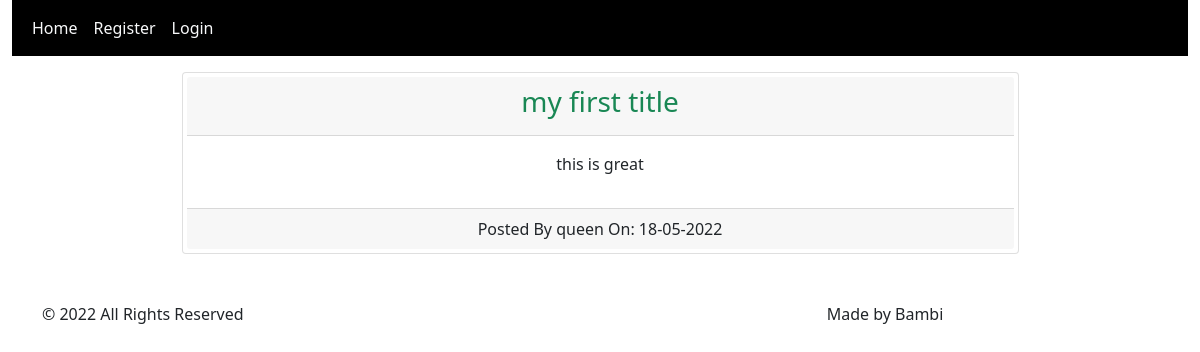
The app's page /home, older data.
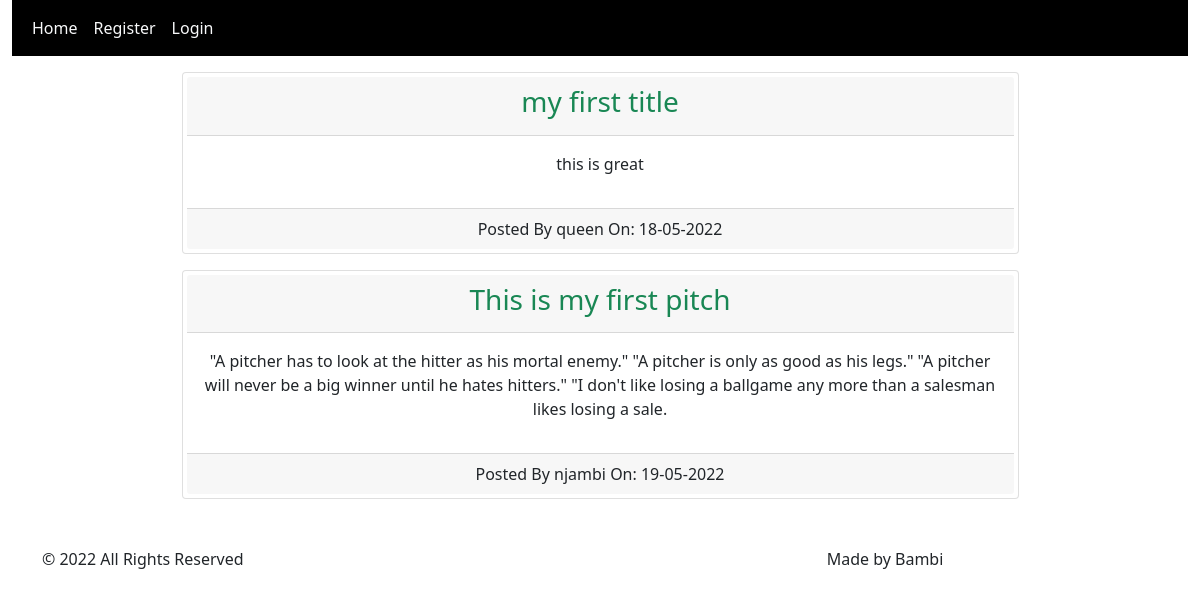
The same page, newer data.
### mypitches/models.py (models this page shows, shortened)
class Post(db.Model):
    __tablename__ = 'post'
    id = db.Column(db.Integer,primary_key = True)
    title = db.Column(db.String(100))
    date_posted = db.Column(db.DateTime, default = datetime.utcnow)
    content = db.Column(db.Text)
    user_id = db.Column(db.Integer,db.ForeignKey('user.id'))

class User(db.Model, UserMixin):
    __tablename__ = 'user'
    id = db.Column(db.Integer,primary_key = True)
    username = db.Column(db.String(20),unique = True)
    email = db.Column(db.String(100),unique = True)
    profile_pic_path = db.Column(db.String(20),default='default.jpg')
    password = db.Column(db.String(50))
    posts = db.relationship('Post',backref = 'author',lazy = True)

### mypitches/routes.py (the view)
@app.route("/")
@app.route("/home")
def home():
    posts = Post.query.all()
    return render_template('home.html', posts=posts)

### mypitches/templates/home.html
{% extends "base.html" %}
{% block content %}
    {% for post in posts %}
    <div class="mt-3 ">
        <div class="card w-75 p-1 text-dark m-auto d-flex justify-content-center">
            <div class="card-header">
                <h3><a class="text-success text-decoration-none" href="{{ url_for('post', post_id = post.id) }}">{{ post.title }}</a></h3>
            </div>
            <div class="card-body">
                <p>{{ post.content }}</p>
            </div>
            <div class="card-footer">
                <span>Posted By {{ post.author.username }} On: {{ post.date_posted.strftime('%d-%m-%Y') }}</span>
            </div>
        </div>
    </div>
    {% endfor %}
    <footer>
        <div class="row">
            <div class="col">
                <p class="text-start mt-5">&copy; 2022 All Rights Reserved</p>
            </div>
            <div class="col">
                <p class="text-center mt-5">Made by Bambi</p>
            </div>
        </div>
    </footer>
{% endblock%}

Row changes from the older to the newer data that the page shows:
added Post: title "This is my first pitch", content "\"A pitcher has to look at the hitter as his mortal enemy.\" \"A pitcher is only as good as his legs.\" \"A pitcher will never be a big winner until he hates hitters.\" \"I don't like losing a ballgame any more than a salesman likes losing a sale.", author.username "njambi", date_posted "19-05-2022"
